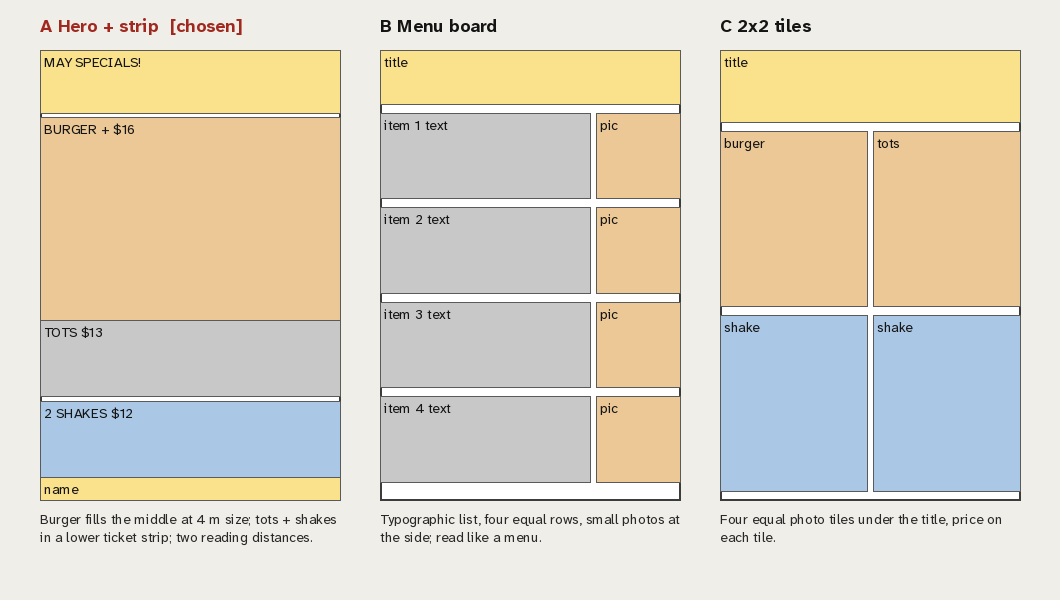
#> input picture examples/case-study-may-specials/concepts.png, 1060 x 600 px; its folder holds only this picture in this run
$ python balance_cases.py
#> lines starting #> are read from the running program, lines starting #| are printed output that depends on the picture; after the words box and inside, x2 and y2 are one past the last pixel; in counts of white or black regions, pixels touching at a corner belong together
### tools/balance.py
"""COMP-2 / CORE-11 balance check: where is the picture's centre of visual "mass"?

Method (paraphrased): each pixel gets a weight from how far it stands out from the
background (lightness difference plus a smaller share of chroma). The weighted centroid
is compared with the geometric centre of the frame. This is the "deviation of the centre
of mass" (DCM) idea that Hübner & Fillinger (2016) found tracked people's balance ratings
of simple pictures, after Arnheim and Poore's steelyard. It is a crude model: faces, text,
gaze and meaning add weight that pixels cannot see (COMP-3), so read it as a prompt.

Usage: python3 balance.py IMAGE [--bg R,G,B] [--sheet OUT.png]
Prints: centroid offset from centre (dx, dy as % of the half-width and half-height;
+dx = right, +dy = down), DCM (0 = centred, 100 = at an edge), left/right and top/bottom
weight ratios, and a reading. Always exits 0: there is no PASS or FAIL, because a
strongly off-centre picture can be right (tension on purpose, COMP-12).
Reading bands (self-chosen, not from a study): DCM < 10 weights near equilibrium (an
asymmetric layout balanced by the lever lands here too), 10-25 off-centre weight,
> 25 strongly off-centre: a flag that asks "intended?", never a fault. Never centre a
piece by default to lower this number (COMP-19).
"""
import sys, argparse
import numpy as np
from PIL import Image, ImageDraw, ImageFilter

def srgb_to_lab(a):
    a = a / 255.0
    lin = np.where(a <= 0.04045, a / 12.92, ((a + 0.055) / 1.055) ** 2.4)
    M = np.array([[0.4124, 0.3576, 0.1805], [0.2126, 0.7152, 0.0722], [0.0193, 0.1192, 0.9505]])
    xyz = lin @ M.T / np.array([0.95047, 1.0, 1.08883])
    f = np.where(xyz > 216 / 24389, np.cbrt(xyz), (24389 / 27 * xyz + 16) / 116)
    L = 116 * f[..., 1] - 16
    A = 500 * (f[..., 0] - f[..., 1]); B = 200 * (f[..., 1] - f[..., 2])
    return L, A, B

def analyse(path, bg=None, sheet=None):
    im = Image.open(path).convert('RGB')
    W0 = 400; im = im.resize((W0, max(1, round(im.height * W0 / im.width))), Image.LANCZOS)
    im = im.filter(ImageFilter.GaussianBlur(2))  # squint: weigh masses, not specks
    a = np.asarray(im).astype(float); H, W = a.shape[:2]
    L, A, B = srgb_to_lab(a); C = np.hypot(A, B)
    if bg is None:  # modal colour of the outer 2% frame
        e = max(2, int(0.02 * min(H, W)))
        border = np.concatenate([a[:e].reshape(-1, 3), a[-e:].reshape(-1, 3), a[:, :e].reshape(-1, 3), a[:, -e:].reshape(-1, 3)])
        q = (border // 16).astype(int); keys, cnt = np.unique(q, axis=0, return_counts=True)
        bg = keys[cnt.argmax()] * 16 + 8
    bL, bA, bB = srgb_to_lab(np.array(bg, float).reshape(1, 1, 3))
    w = np.abs(L - bL[0, 0]) + 0.5 * np.hypot(A - bA[0, 0], B - bB[0, 0])
    w = np.where(w < 6, 0, w)  # ignore near-background noise
    tot = w.sum()
    if tot == 0:
        print('No content found against the background.'); return None
    ys, xs = np.mgrid[0:H, 0:W]
    cx = (w * (xs + 0.5)).sum() / tot; cy = (w * (ys + 0.5)).sum() / tot
    dx = (cx - W / 2) / (W / 2) * 100; dy = (cy - H / 2) / (H / 2) * 100
    dcm = float(np.hypot(dx, dy))
    left = w[:, :W // 2].sum(); right = w[:, W - W // 2:].sum()
    top = w[:H // 2].sum(); bot = w[H - H // 2:].sum()
    lr = right / left if left else float('inf'); tb = bot / top if top else float('inf')
    reading = ('weights near equilibrium about the centre (symmetric or not)' if dcm < 10 else
               ('off-centre weight' if dcm <= 25 else 'strongly off-centre weight: a flag, not a fault - does it look intended?'))
    print(f'centroid offset: dx {dx:+.1f}% (+ = right), dy {dy:+.1f}% (+ = down) of the half-frame')
    print(f'DCM: {dcm:.1f}  ->  {reading}')
    print(f'weight right/left: {lr:.2f}   bottom/top: {tb:.2f}')
    print('Next: mirror-flip the image (look.py) and ask if it still feels settled; then weigh faces, text and gaze by eye (COMP-3).')
    print('Off-centre and asymmetric work is valid: if it is broken, add a counterweight or commit harder (COMP-19/20). Never centre by default.')
    if sheet:
        hm = (w / w.max() * 255).astype('uint8')
        out = Image.merge('RGB', [Image.fromarray(hm)] * 3).convert('RGB')
        out = Image.blend(im, out, 0.6); d = ImageDraw.Draw(out)
        d.line([(W / 2, 0), (W / 2, H)], fill=(0, 160, 255), width=1)
        d.line([(0, H / 2), (W, H / 2)], fill=(0, 160, 255), width=1)
        r = 6; d.ellipse([cx - r, cy - r, cx + r, cy + r], outline=(255, 40, 40), width=3)
        d.line([(W / 2, H / 2), (cx, cy)], fill=(255, 40, 40), width=2)
        out.save(sheet)
    return dict(dx=dx, dy=dy, dcm=dcm, lr=lr, tb=tb)

# [5 lines that do not run on import are left out]

### tools/tests/balance_cases.py
"""balance_cases.py: synthetic pictures for tools/balance.py (COMP-2, CORE-11).
python3 tools/tests/balance_cases.py"""
import os, sys, tempfile, glob
from PIL import Image, ImageDraw
HERE = os.path.dirname(os.path.abspath(__file__)); sys.path.insert(0, os.path.join(HERE, '..'))
import balance
W, H = 800, 600

def pic(path, discs):  # discs: (cx, cy, r, value)
    im = Image.new('RGB', (W, H), (240, 240, 240)); d = ImageDraw.Draw(im)
#> after `im = Image.new('RGB', (W, H), (240, 240, 240))`: im: PIL image 800x600 RGB; every value is 240
    for x, y, r, v in discs: d.ellipse([x - r, y - r, x + r, y + r], fill=(v, v, v))
    im.save(path)
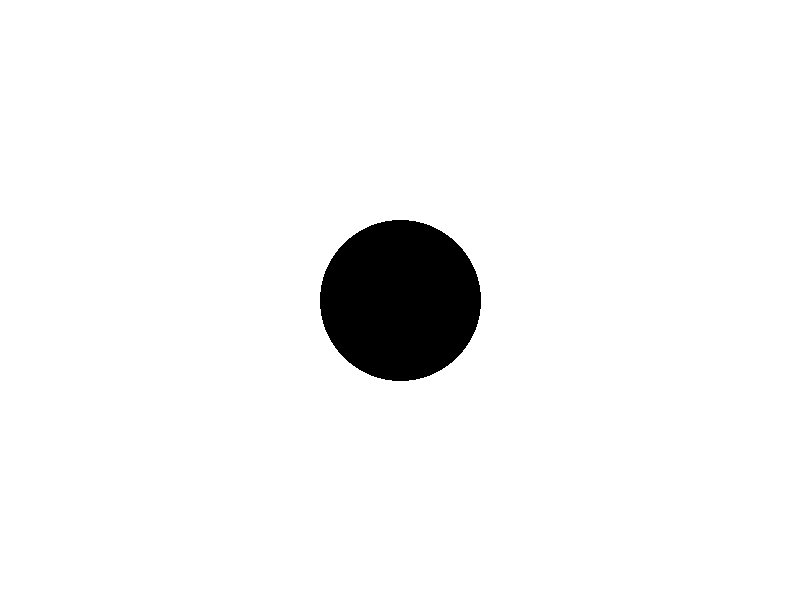
#> saved as 0.png: PIL image 800x600 RGB; values 20 (black) and 240 (white), 95.8% white; 1 black region, box (x1, y1, x2, y2) and area: (320, 220, 481, 381) 20321

CASES = [  # name, discs, test on result
    ('one disc at centre', [(400, 300, 80, 20)], lambda r: r['dcm'] < 5),
    ('one disc far left', [(120, 300, 80, 20)], lambda r: r['dx'] < -50 and r['dcm'] > 25),
    ('steelyard: big near centre-left, small far right', [(300, 300, 110, 20), (720, 300, 48, 20)], lambda r: abs(r['dx']) < 12),
    ('same pair, small moved in: tips left', [(300, 300, 110, 20), (480, 300, 48, 20)], lambda r: r['dx'] < -12),
    ('dark small balances light big', [(250, 300, 100, 190), (600, 300, 55, 10)], lambda r: abs(r['dx']) < 15),
    ('symmetric pair', [(200, 300, 70, 30), (600, 300, 70, 30)], lambda r: r['dcm'] < 5 and 0.95 < r['lr'] < 1.05),
]
ok = 0
with tempfile.TemporaryDirectory() as t:
    for i, (name, discs, test) in enumerate(CASES):
        p = os.path.join(t, f'{i}.png'); pic(p, discs)
        print(f'--- {name}'); r = balance.analyse(p)
#> in srgb_to_lab, `lin = np.where(a <= 0.04045, a / 12.92, ((a + 0.055) / 1.055) ** 2.4)`:
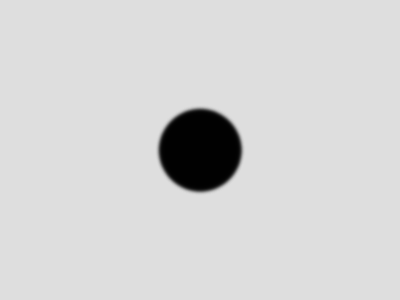
#> lin: shape (300, 400, 3) float64; min 0.007, max 0.871, mean 0.833
#> in srgb_to_lab, `f = np.where(xyz > 216 / 24389, np.cbrt(xyz), (24389 / 27 * xyz + 16) ..`:
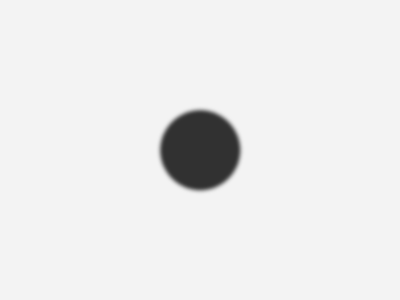
#> f: shape (300, 400, 3) float64; mean of channels 0, 1, 2 0.923, 0.923, 0.923; drawn as R, G, B
#> in srgb_to_lab, `B = 200 * (f[..., 1] - f[..., 2])`:
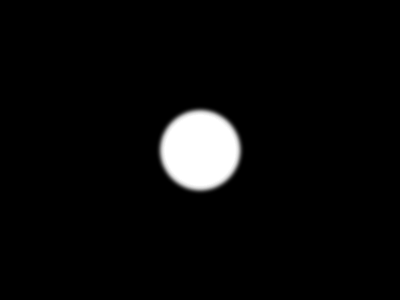
#> B: shape (300, 400) float64; min -0.00994, max -0.0017, mean -0.0096; drawn with min black and max white
#> in analyse, `keys, cnt = np.unique(q, axis=0, return_counts=True)`: keys = [[15, 15, 15]]; cnt = [8400]
#> in analyse, `bg = keys[cnt.argmax()] * 16 + 8`: bg = [248, 248, 248]
#> in analyse, `bL, bA, bB = srgb_to_lab(np.array(bg, float).reshape(1, 1, 3))`: bL = [97.58]; bA = [0.00515]; bB = [-0.0102]
#> in analyse, `tot = w.sum()`: tot = 461125.7
#> in analyse, `cx = (w * (xs + 0.5)).sum() / tot`: cx = 200.3
#> in analyse, `cy = (w * (ys + 0.5)).sum() / tot`: cy = 150.3
#> in analyse, `dx = (cx - W / 2) / (W / 2) * 100`: dx = 0.126
#> in analyse, `dy = (cy - H / 2) / (H / 2) * 100`: dy = 0.168
#> in analyse, `dcm = float(np.hypot(dx, dy))`: dcm = 0.209
#> in analyse, `left = w[:, :W // 2].sum()`: left = 228723.9
#> in analyse, `right = w[:, W - W // 2:].sum()`: right = 232401.9
#> in analyse, `top = w[:H // 2].sum()`: top = 228721.6
#> in analyse, `bot = w[H - H // 2:].sum()`: bot = 232404.2
#> in analyse, `lr = right / left if left else float('inf')`: lr = 1.02
#| centroid offset: dx +0.1% (+ = right), dy +0.2% (+ = down) of the half-frame
#| DCM: 0.2  ->  weights near equilibrium about the centre (symmetric or not)
#| weight right/left: 1.02   bottom/top: 1.02
#> after `r = balance.analyse(p)`: r = {'dx': 0.126, 'dy': 0.168, 'dcm': 0.209, 'lr': 1.02, 'tb': 1.02}
        good = test(r); ok += good; print('OK' if good else 'UNEXPECTED')
#> after `good = test(r)`: good = True
#> after `ok += good`: ok = 1
#| OK
    ex = sorted(glob.glob(os.path.join(HERE, '..', '..', 'examples', 'case-study-may-specials', '*.png')))[:3]
    for p in ex:  # smoke test on real images: must run and give finite numbers
        print(f'--- example {os.path.basename(p)}'); r = balance.analyse(p)
#| --- example concepts.png
#> in analyse, im is the input picture: PIL image 1060x600 RGB; mean R, G, B 221.2, 213.7, 195.9
#> in analyse (call 7), `im = im.resize((W0, max(1, round(im.height * W0 / im.width))), Image.L`:
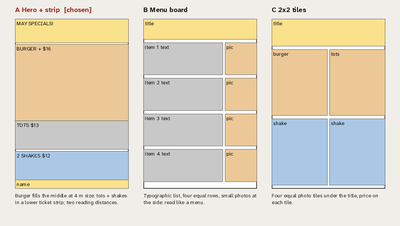
#> im: PIL image 400x226 RGB; mean R, G, B 221, 213.6, 195.8
#> in analyse (call 7), `im = im.filter(ImageFilter.GaussianBlur(2))`:
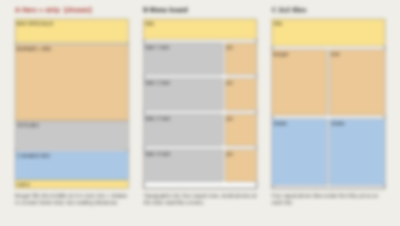
#> im: PIL image 400x226 RGB; mean R, G, B 221, 213.6, 195.8
#> in analyse (call 7), `keys, cnt = np.unique(q, axis=0, return_counts=True)`: keys = [[14, 14, 14], [15, 14, 14]]; cnt = [89, 4919]
#> in analyse (call 7), `bg = keys[cnt.argmax()] * 16 + 8`: bg = [248, 232, 232]
#> in analyse (call 7), `bL, bA, bB = srgb_to_lab(np.array(bg, float).reshape(1, 1, 3))`: bL = [93.23]; bA = [5.42]; bB = [1.94]
#> in analyse (call 7), `tot = w.sum()`: tot = 1325726
#> in analyse (call 7), `cx = (w * (xs + 0.5)).sum() / tot`: cx = 199.6
#> in analyse (call 7), `cy = (w * (ys + 0.5)).sum() / tot`: cy = 102.8
#> in analyse (call 7), `dx = (cx - W / 2) / (W / 2) * 100`: dx = -0.213
#> in analyse (call 7), `dy = (cy - H / 2) / (H / 2) * 100`: dy = -8.99
#> in analyse (call 7), `dcm = float(np.hypot(dx, dy))`: dcm = 8.99
#> in analyse (call 7), `left = w[:, :W // 2].sum()`: left = 657260.8
#> in analyse (call 7), `right = w[:, W - W // 2:].sum()`: right = 668465.3
#> in analyse (call 7), `top = w[:H // 2].sum()`: top = 751052.1
#> in analyse (call 7), `bot = w[H - H // 2:].sum()`: bot = 574673.9
#> in analyse (call 7), `lr = right / left if left else float('inf')`: lr = 1.02
#> in analyse (call 7), `tb = bot / top if top else float('inf')`: tb = 0.765
#| centroid offset: dx -0.2% (+ = right), dy -9.0% (+ = down) of the half-frame
#| DCM: 9.0  ->  weights near equilibrium about the centre (symmetric or not)
#| weight right/left: 1.02   bottom/top: 0.77
#> after `r = balance.analyse(p)`: r = {'dx': -0.213, 'dy': -8.99, 'dcm': 8.99, 'lr': 1.02, 'tb': 0.765}
print(f'{ok}/{len(CASES)} synthetic cases as expected')
sys.exit(0 if ok == len(CASES) else 1)
#> (the program exits here)
